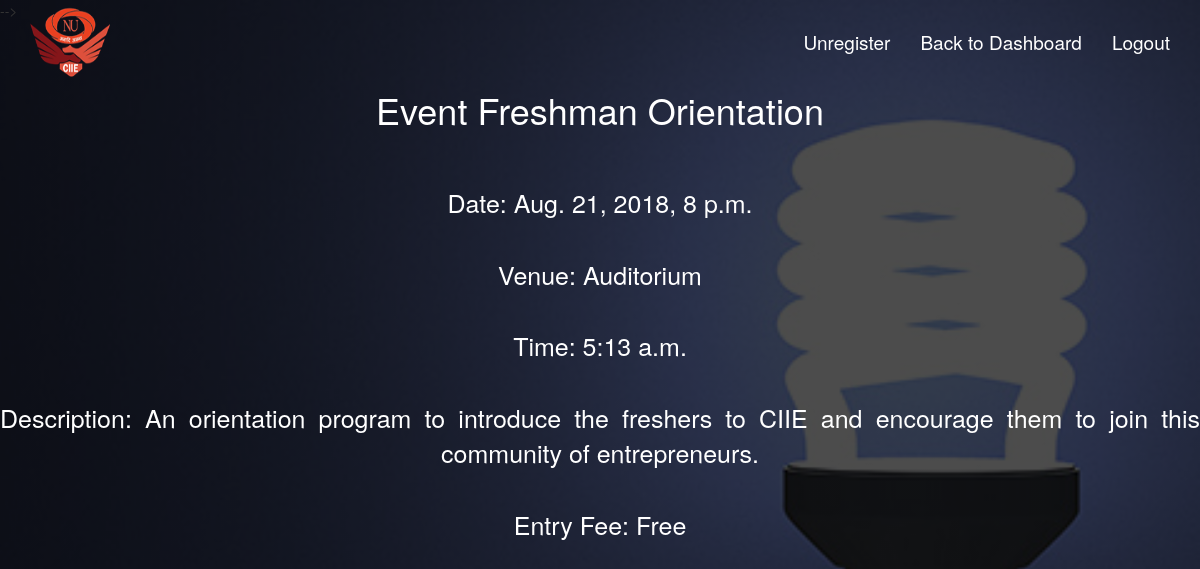
Screenshot of /4/viewevent (signed in) with the database file from the repository.
### userprofiles/models.py (models this page shows)
class Event(models.Model):
	title  = models.CharField(max_length=255)
	author = models.CharField(max_length=255)
	date = models.DateTimeField(auto_now_add=True)
	event_date = models.DateTimeField()
	time = models.TimeField()
	venue = models.CharField(max_length=1024)
	content = models.TextField(null=False, blank=False)
	entry_fee = models.PositiveIntegerField()
	slug = models.SlugField(db_index=True, unique=True, max_length=2024)
	def __str__(self):
		return self.title

### userprofiles/views.py (the view)
# urls.py: path('<int:event_id>/viewevent', views.viewEvent, name="viewEvent"),
def viewEvent(request, event_id):
	try:
		event = Event.objects.get(pk=event_id)
		user = UserProfile.objects.get(user=request.user).events_registered
		reg_or_unreg = bool(user.filter(title=event))
		if event.entry_fee > 0:
			context = {
				"anEvent" : event,
				"fee" : event.entry_fee,
				"reg_or_unreg": reg_or_unreg,
			}
		else:
			context = {
				"anEvent" : event,
				"reg_or_unreg": reg_or_unreg
			}
	except Event.DoesNotExist:
		raise Http404('Event does not exist!')
	return render(request, "viewEvent.html", context)

### userprofiles/templates/viewEvent.html (shortened to what this page needs)
{% extends "base.html" %}
{% load static %}
{% block head %}
  <link rel="stylesheet" href="https://maxcdn.bootstrapcdn.com/bootstrap/3.3.6/css/bootstrap.min.css"/>
  <link href="{% static 'userprofiles/main.css' %}" rel="stylesheet" type="text/css">
 <link href="{% static 'userprofiles/register.css' %}" rel="stylesheet" type="text/css">
{% endblock %}
{% block body %}
<nav class="navbar navbar-custom navbar-fixed-top">
    <div class="container">
      <div class="navbar-header">
        <img class="navbar-header img-responsive" src="{% static 'userprofiles/ciie_logo.png' %}" alt="CIIE logo">
      </div>
      <ul class="nav navbar-nav navbar-right">
        {% if user.is_superuser %}
        <li><a href="{% url 'userDash' %}">Back to Dashboard</a></li>
        {% else %}
        {% if not reg_or_unreg %}
        <li><a href="{% url 'register' anEvent.id %}">Register</a></li>
        {% else %}
        <li><a href="{% url 'unregister' anEvent.id %}">Unregister</a></li>
        {% endif %}
        <li><a href="{% url 'userDash' %}">Back to Dashboard</a></li>
        {% endif %}
        <li><a href="{% url 'logout' %}">Logout</a></li>
      </ul>
    </div>
  </nav>
</nav> -->
<br><br><br>
<div class="briefIntro">
  <h1>Event {{anEvent.title}}</h1>
</div>
<div class="briefIntro">
  <ul>
    <br>Date: {{anEvent.event_date}}<br>
    <br>Venue: {{anEvent.venue}}<br>
    <br>Time: {{anEvent.time}}<br>
    <br>Description: {{anEvent.content}}<br>
    <br>Entry Fee: {% if fee %} Rs. {{fee}} {% else %} Free {% endif %}<br>
  </ul>
</div>
{% endblock %}

### userprofiles/static/userprofiles/main.css (style rules this page uses)
* { margin: 0; padding: 0; }
html, body { overflow-x: hidden; }
.navbar-custom li a { color: white; }
.navbar-custom { position: absolute; top:0; background: none; position: fixed; }
.nav { margin-top: 1.5%; }
.nav li a { font-size: 19px; }
.img-responsive { height: 80px; width: 80px; }

### userprofiles/static/userprofiles/register.css (style rules this page uses)
body { background-size: cover; background-attachment: fixed; background-position: center; background-repeat: no-repeat; height: 100vh; width:100%; }
.briefIntro { text-align: justify; text-align-last: center; color: #ffff; font-size: 25px; padding-top: 10px; }

### rows the page displays
Event: title "Freshman Orientation", event_date "Aug. 21, 2018, 8 p.m.", venue "Auditorium", time "5:13 a.m.", content "An orientation program to introduce the freshers to CIIE and encourage them to join this community of entrepreneurs."
